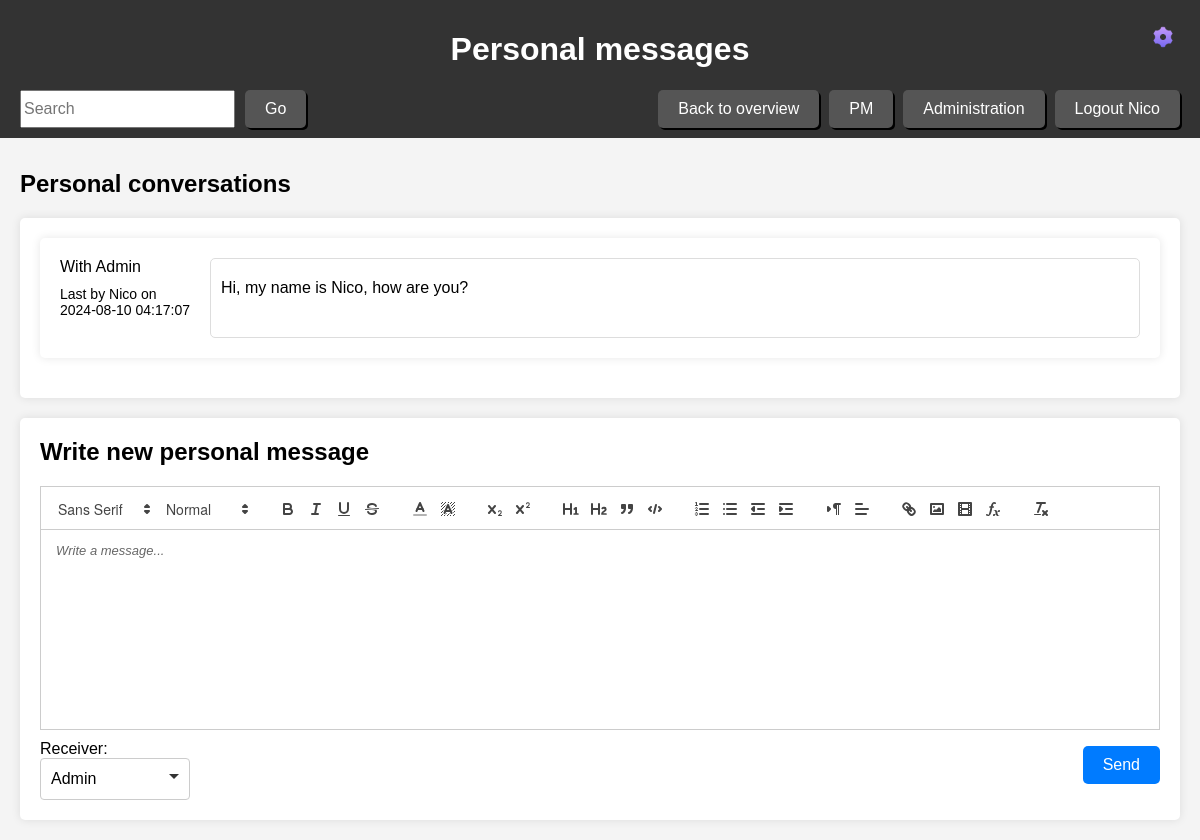
/personalMessages.php (signed in), run on the app's committed database.
### tables this page shows
CREATE TABLE IF NOT EXISTS `personalMessageTable` (
  `ID` INT NOT NULL AUTO_INCREMENT,
  `User_ID_Sender` INT NOT NULL,
  `UserName_Sender` VARCHAR(50) NOT NULL,
  `User_ID_Receiver` INT NOT NULL,
  `UserName_Receiver` VARCHAR(50) NOT NULL,
  `Message` LONGTEXT NOT NULL,
  `Date_Time` DATETIME NOT NULL DEFAULT CURRENT_TIMESTAMP,
  `Read` TINYINT(1) NOT NULL,
  PRIMARY KEY (`ID`));

### user_info.php (called while the page is built, shortened)
<?php
if (isset($_SESSION['username'])):
    $userID = $_SESSION['user_id'];
endif;
?>

### personalMessages.php (the view, shortened to what this page needs)
<?php
require 'db.php';
require 'user_info.php';
$stmt = $conn->prepare("
    SELECT pmt.*,
           COALESCE(unread_counts.unreadCount, 0) AS unreadCount
    FROM personalMessageTable pmt
    INNER JOIN (
        SELECT LEAST(User_ID_Receiver, User_ID_Sender) AS user1,
               GREATEST(User_ID_Receiver, User_ID_Sender) AS user2,
               MAX(ID) AS max_id
        FROM personalMessageTable
        WHERE User_ID_Receiver = ? OR User_ID_Sender = ?
        GROUP BY user1, user2
    ) grouped_pmt ON pmt.ID = grouped_pmt.max_id
    LEFT JOIN (
        SELECT LEAST(User_ID_Receiver, User_ID_Sender) AS user1,
               GREATEST(User_ID_Receiver, User_ID_Sender) AS user2,
               COUNT(*) AS unreadCount
        FROM personalMessageTable
        WHERE User_ID_Receiver = ? AND `Read` = 0
        GROUP BY user1, user2
    ) unread_counts ON unread_counts.user1 = grouped_pmt.user1 AND unread_counts.user2 = grouped_pmt.user2
    ORDER BY pmt.Date_Time DESC
");
$stmt->bind_param("iii", $userID, $userID, $userID);
$stmt->execute();
$result = $stmt->get_result();
$usersResult = $conn->query("SELECT ID, username FROM usertable WHERE ID != $userID ORDER BY username ASC");
?>
<!DOCTYPE html>
<html lang="de">
<head>
    <link rel="stylesheet" href="styles.css">
    <link rel="stylesheet" href="quill/quill.snow.css">
    <link rel="stylesheet" href="quill/atom-one-dark.min.css"/>
    <link rel="stylesheet" href="quill/katex.min.css" />
</head>
<body>
    <header>
        <h1>Personal messages</h1>
        <?php require 'header.php'; ?>
    </header>
    <main>
        <h2>Personal conversations</h2>
        <div class="messages">
            <?php while ($message = $result->fetch_assoc()): ?>
                <div class="pm-conversation">
                    <div class="pm-info">
                        <div>With <?php echo ($userID == $message['User_ID_Receiver']) ? $message['UserName_Sender'] : $message['UserName_Receiver'];?></div>
                        <div class="pm-info-name">Last by <?php echo htmlspecialchars($message['UserName_Sender']); ?> on</div>
                        <div class="pm-info-date"><?php echo $message['Date_Time']; ?></div>
                    </div>
                    <div class="message-content">
                        <a href="view_personalMessage.php?user1=<?php echo $message['User_ID_Sender']; ?>&user2=<?php echo $message['User_ID_Receiver']; ?>" class="pm-content ellipsis">
                            <?php echo nl2br($message['Message']); ?>
                        </a>
                    </div>
                </div>
            <?php endwhile; ?>
        </div>
        <div class="new-message">
            <h2>Write new personal message</h2>
            <div id="toolbar-container">
                <span class="ql-formats">
                    <select class="ql-font"></select>
                    <select class="ql-size"></select>
                </span>
                <span class="ql-formats">
                    <button class="ql-bold"></button>
                    <button class="ql-italic"></button>
                    <button class="ql-underline"></button>
                    <button class="ql-strike"></button>
                </span>
                <span class="ql-formats">
                    <select class="ql-color"></select>
                    <select class="ql-background"></select>
                </span>
                <span class="ql-formats">
                    <button class="ql-script" value="sub"></button>
                    <button class="ql-script" value="super"></button>
                </span>
                <span class="ql-formats">
                    <button class="ql-header" value="1"></button>
                    <button class="ql-header" value="2"></button>
                    <button class="ql-blockquote"></button>
                    <button class="ql-code-block"></button>
                </span>
                <span class="ql-formats">
                    <button class="ql-list" value="ordered"></button>
                    <button class="ql-list" value="bullet"></button>
                    <button class="ql-indent" value="-1"></button>
                    <button class="ql-indent" value="+1"></button>
                </span>
                <span class="ql-formats">
                    <button class="ql-direction" value="rtl"></button>
                    <select class="ql-align"></select>
                </span>
                <span class="ql-formats">
                    <button class="ql-link"></button>
                    <button class="ql-image"></button>
                    <button class="ql-video"></button>
                    <button class="ql-formula"></button>
                </span>
                <span class="ql-formats">
                    <button class="ql-clean"></button>
                </span>
            </div>
            <div id="editor" style="height: 200px"></div>
            <form action="send_personalMessage.php" method="post" class="pm-form header-content" onsubmit="return submitForm()">
                <div>
                    <label for="receiver">Receiver:</label>
                    <div class="styled-select">
                        <select id="receiver" name="receiver_id" required>
                            <?php while ($user = $usersResult->fetch_assoc()): ?>
                                <option value="<?php echo htmlspecialchars($user['ID']); ?>"><?php echo htmlspecialchars($user['username']); ?></option>
                            <?php endwhile; ?>
                        </select>
                    </div>
                </div>
                <div>
                    <button type="submit">Send</button>
                </div>
            </form>
        </div>
    </main>
</body>
</html>

### styles.css (style rules this page uses)
html { display: flex; flex-direction: column; align-items: center; }
body { font-family: Arial, sans-serif; background-color: #f4f4f4; margin: 0; padding: 0; max-width: 1980px; width: 100%; }
header { background-color: #333; color: #fff; padding: 10px 0; text-align: center; position: fixed; top: 0; width: 100%; max-width: 1980px; }
.header-content { display: flex; justify-content: flex-end; margin-right: 20px; }
.header-content { width: 100%; display: flex; justify-content: space-between; align-items: center; margin-top: 10px; }
main { padding: 20px; padding-top: 150px; }
.thread, .pm-conversation { background-color: #fff; margin-bottom: 20px; padding: 20px; border-radius: 5px; box-shadow: 0 0 10px rgba(0, 0, 0, 0.1); display: flex; justify-content: space-between; }
form { display: flex; flex-direction: column; }
form label, form input, form button { margin-bottom: 10px; font-size: 16px; }
.messages { background-color: #fff; padding: 20px; border-radius: 5px; box-shadow: 0 0 10px rgba(0, 0, 0, 0.1); margin-bottom: 20px; }
.message-info, .pm-info { min-width: 150px; }
.message-info-date, .pm-info-date { font-size: 12px; margin-bottom: 20px; }
.message-info-name, .pm-info-name { margin-top: 10px; font-size: 18px; font-weight: bold; }
.message-content { padding: 10px; width: 100%; border: 1px solid #dddddd; border-radius: 5px; }
.message-content *:first-child { margin-top: 5px; }
.new-message { background-color: #fff; padding: 20px; border-radius: 5px; box-shadow: 0 0 10px rgba(0, 0, 0, 0.1); }
.new-message h2 { margin-top: 0; }
.new-message form button, form button { background-color: #007bff; color: #fff; padding: 10px 20px; border: none; border-radius: 5px; cursor: pointer; }
select { width: 100%; }
.styled-select { position: relative; width: 150px; }
.styled-select select { width: 100%; padding: 10px; font-size: 16px; line-height: 1.3; border: 1px solid #ccc; border-radius: 4px; appearance: none; -webkit-appearance: none; -moz-appearance: none; background: white; background-repeat: no-repeat; background-position: right 10px center; cursor: pointer; }
.ellipsis { overflow: hidden; text-overflow: ellipsis; white-space: nowrap; }
.pm-info-date, .pm-info-name { font-size: 14px; font-weight: lighter; }
.pm-content { width: 100%; display: block; height: 100%; text-decoration: none; color: inherit; }
.pm-form label { margin-top: 20px; }
.pm-form { flex-direction: row; }

### quill/quill.snow.css (style rules this page uses)
.ql-container { box-sizing:border-box;font-family:Helvetica,Arial,sans-serif;font-size:13px;height:100%;margin:0;position:relative }
.ql-snow.ql-toolbar:after,.ql-snow .ql-toolbar:after { clear:both;content:'';display:table }
.ql-snow.ql-toolbar button,.ql-snow .ql-toolbar button { background:none;border:none;cursor:pointer;display:inline-block;float:left;height:24px;padding:3px 5px;width:28px }
.ql-snow { box-sizing:border-box }
.ql-snow * { box-sizing:border-box }
.ql-snow .ql-formats { display:inline-block;vertical-align:middle }
.ql-snow .ql-formats:after { clear:both;content:'';display:table }
.ql-snow .ql-picker { color:#444;display:inline-block;float:left;font-size:14px;font-weight:500;height:24px;position:relative;vertical-align:middle }
.ql-snow .ql-color-picker,.ql-snow .ql-icon-picker { width:28px }
.ql-snow .ql-picker.ql-font { width:108px }
.ql-snow .ql-picker.ql-size { width:98px }
.ql-toolbar.ql-snow { border:1px solid #ccc;box-sizing:border-box;font-family:'Helvetica Neue','Helvetica','Arial',sans-serif;padding:8px }
.ql-toolbar.ql-snow .ql-formats { margin-right:15px }
.ql-toolbar.ql-snow + .ql-container.ql-snow { border-top:0 }
.ql-container.ql-snow { border:1px solid #ccc }

### data on the page
personalmessagetable: UserName_Receiver "Admin", UserName_Sender "Nico", Date_Time "2024-08-10 04:17:07", Message "Hi, my name is Nico, how are you?"

### other printed values
$userName "Nico"
form field receiver_id "Admin"
